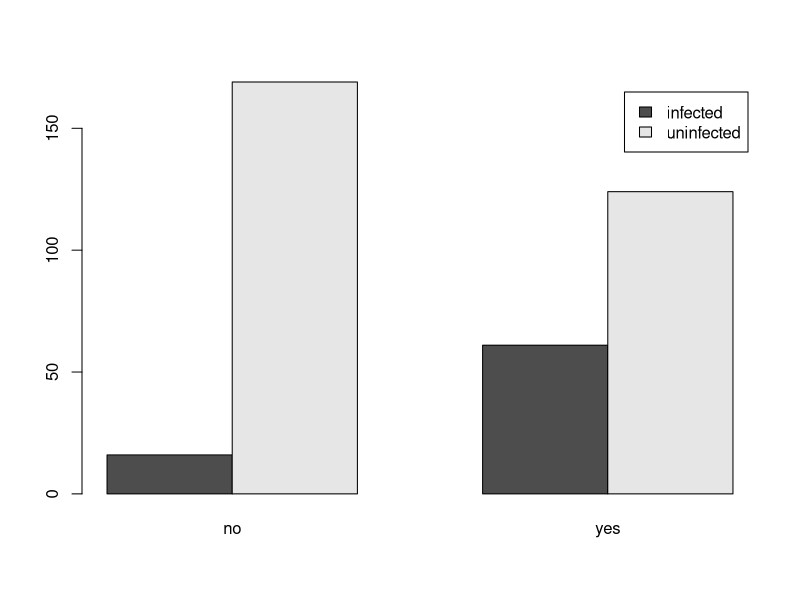
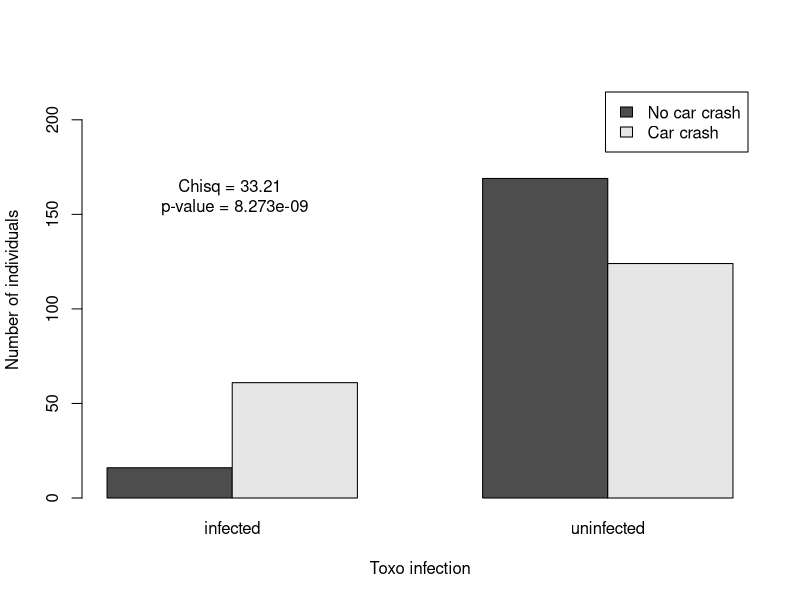

Recreate these plots in R, in order.
# Exploration of the visualization and analysis of conditional probability data: car crashes and brain parasites. Review the reading (linked in the Canvas assignment) as needed for background information on the topic of toxoplasma infection and car crashes.

# get the data
toxo <- read.csv("Toxoplasma_data.csv")
head(toxo)

# summarize the data
toxo_summary <- table(toxo)
print(toxo_summary)


# make a barplot with two sets of bars
barplot(toxo_summary, beside = TRUE, legend = TRUE)

# the barplot you just made visualizes number of infected and uninfected individuals, grouped by car crash status.

# let's flip the matrix to group by infection status. The t() function transposes the data,
toxo_flipped <- t(toxo_summary)

# visualize the rearranged data:
barplot(toxo_flipped, beside = TRUE, legend = TRUE, legend.text = c("No car crash", "Car crash"), cex.names = 1, ylab = "Number of individuals", ylim = c(0, 220), xlab = "Toxo infection")

# we can use a chi-square test to test the hypothesis that getting in a car crash is conditional on being infected with toxoplasmosis. In other words, infection increases the probability of a car crash. The null hypothesis is that the two variables are independent (infection has no effect on car crash occurrence).

# do the chi-squared test, using chisq.test()
chisq.test(toxo_flipped)

# or you can use the summary() function, which automatically runs a chi-square test (because of the format of the data). This option is nice because it reminds you in the output what the chi-square test is doing (see output in the console).
summary(toxo_flipped)

# add results to your barplot 
text(2, 160, "Chisq = 33.21 \n p-value = 8.273e-09")
